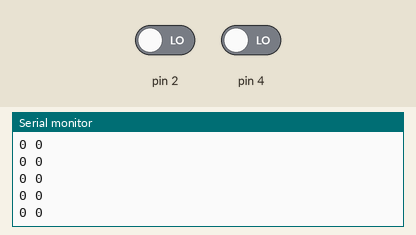
Recording of a sketch running on a simulated Arduino Uno, built with avr-gcc and run on an emulated ATmega328P. Shown: the last lines printed to the serial monitor. The inputs (shaded band) are chosen by the test bench; at power-on: pin 2 LOW, pin 4 LOW.

Above: at 1.2 s.
1.3 s: pin 2 driven HIGH
At 2.0 s:
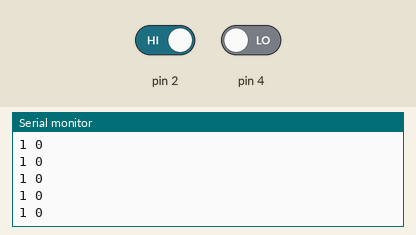
2.8 s: pin 4 driven HIGH
At 3.6 s:
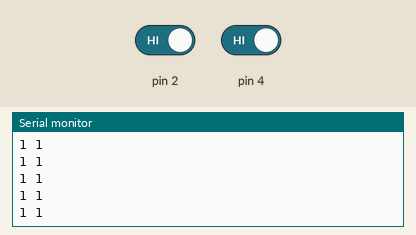
4.3 s: pin 2 driven LOW
At 5.2 s:
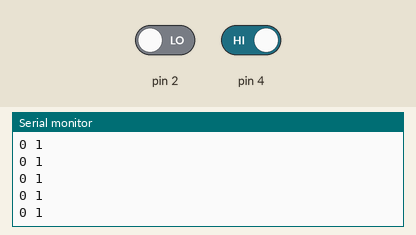

The sketch:

encoderTest.ino
```cpp
void setup()
{
  pinMode(2, INPUT);
  pinMode(4,INPUT);
  Serial.begin(9600);
}
void loop()
{
  int sensorVal = digitalRead(2);
  int sensorVal2 = digitalRead(4);
  Serial.print(sensorVal);
  Serial.print(" ");
  Serial.println(sensorVal2);
  delay(1);
}
```

Measured:
- after the input at 1.3 s, the serial monitor: prints a new line after 0.07 s (image 1)
- after the input at 2.8 s, the serial monitor: prints a new line after 0.07 s (image 2)
- after the input at 4.3 s, the serial monitor: prints a new line after 0.07 s (image 3)
